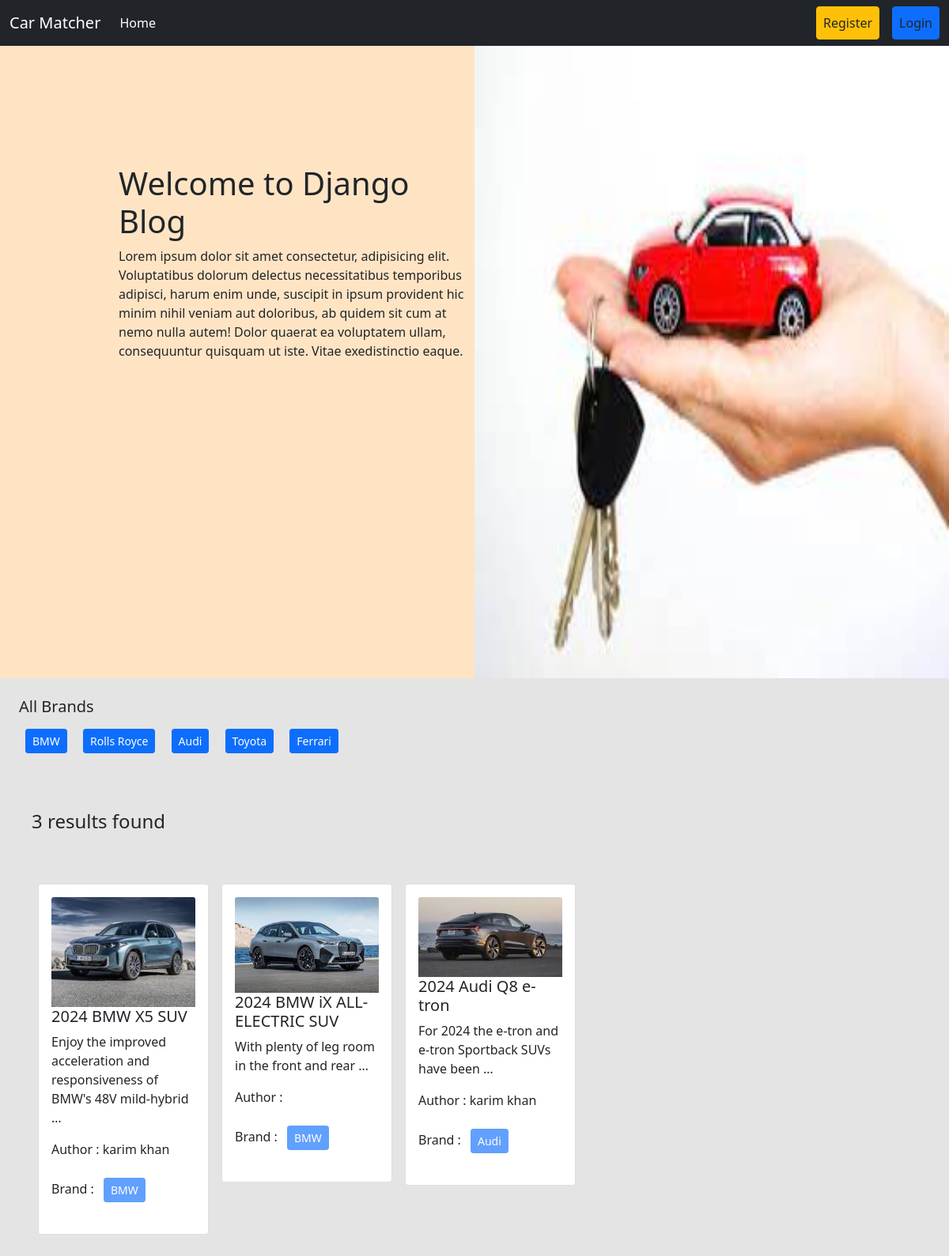
The page / on the database its author committed.
### brand/models.py (models this page shows, shortened)
class Brand(models.Model):
    name = models.CharField(max_length=100)
    slug = models.SlugField(max_length=100,unique=True, null=True, blank=True)

### car/models.py (models this page shows, shortened)
class Car(models.Model):
    name = models.CharField(max_length=50)
    description = models.TextField()
    brand = models.ForeignKey(Brand,on_delete=models.CASCADE)
    price = models.IntegerField()
    author = models.ForeignKey(User, on_delete=models.CASCADE)
    image = models.ImageField(upload_to='car/media/uploads/', blank = True, null = True)
    quantity = models.IntegerField(blank = True, null = True)

### Car_Matcher/views.py (the view)
# urls.py: 2. Add a URL to urlpatterns:  path('', views.home, name='home')
def home(request, brand_slug = None):
    data = Car.objects.all()
    if brand_slug is not None:
        brand = Brand.objects.get(slug = brand_slug)
        data = Car.objects.filter(brand  = brand)
    brand = Brand.objects.all()
    return render(request, 'home.html', {'data' : data, 'brand' : brand})

### templates/home.html
{% extends 'base.html' %}
{% load static %}
{% block content %}
<div id = "body"class="body-part">
        <div class="left-side col-6">
          <div class="inside">
    <h1>Welcome to Django Blog</h1>
    <p>Lorem ipsum dolor sit amet consectetur, adipisicing elit. Voluptatibus dolorum delectus necessitatibus temporibus adipisci, harum enim unde, suscipit in ipsum provident hic minim nihil veniam aut doloribus, ab quidem sit cum at nemo nulla autem! Dolor quaerat ea voluptatem ullam, consequuntur quisquam ut iste. Vitae exedistinctio eaque.</p>
  </div>
    </div>
    <div class="right-side col-6">
            <img class="pic" src="{% static 'images.jpg'%}" alt="side_pic">
        </div>
</div>
<div class="p-4">
  <h5>All Brands</h5>
    {% for cat in brand %}
<a href="{% url 'brand_wise_post' cat.slug %}" class="btn btn-primary btn-sm m-2" class="text-decoration-none text-dark" >{{cat.name}}</a>
 {% endfor %}
</div>
<div class="d-flex flex-wrap p-4">
  <div class="col-10 p-3">
    <h4>{{data | length}} results found</h4>
    <div class="d-flex flex-wrap pt-5">
      {% for car in data %}
      <div class="col-sm-3">
        <div class="card m-2">
          <div class="card-body">
            <img src="{{car.image.url}}" class="card-img-top" alt="...">
            <h5 class="card-title"><a href="{% url 'detail_car' car.id %}" class="text-decoration-none text-dark">{{car.name}}</a></h5>
            <p class="card-text">{{car.description |truncatewords:10}}</p>
            <p>Author : {{car.author.first_name}} {{car.author.last_name}}</p>
            <p>
              Brand :
              <button class="btn btn-primary btn-sm m-2" disabled>
                {{ car.brand.name }}
              </button>
            </p>
          </div>
        </div>
      </div>
      {% endfor %}
    </div>
  </div>
</div>
{% endblock %}

### templates/base.html (shortened to what this page needs)
{% load static %}
<!DOCTYPE html>
<html lang="en">
  <head>
    <link
      href="https://cdn.jsdelivr.net/npm/bootstrap@5.0.2/dist/css/bootstrap.min.css"
      rel="stylesheet"
    />
    <link rel="stylesheet" href="{% static 'css/style.css'%}">
  </head>
  <body style="background-color : #e4e4e4">
    <nav class="navbar navbar-expand-lg navbar-dark bg-dark">
      <div class="container-fluid">
        <a class="navbar-brand" href="{% url 'homepage' %}">Car Matcher</a>
        <div class="collapse navbar-collapse" id="navbarSupportedContent">
          <ul class="navbar-nav me-auto mb-2 mb-lg-0">
            <li class="nav-item">
              <a
                class="nav-link active"
                aria-current="page"
                href="{% url 'homepage' %}"
                >Home</a
              >
            </li>
          </ul>
          <div class="d-flex">
            <ul class="navbar-nav me-auto mb-2 mb-lg-0">
              {% if request.user.is_authenticated %}
              <li class="nav-item mx-3">
                <a
                  class="nav-link btn btn-warning text-dark"
                  href="{% url 'profile' %}"
                  >Profile</a
                >
              </li>
              <li class="nav-item mx-3">
                <a
                  class="nav-link btn btn-danger text-dark"
                  href="{% url 'user_logout' %}"
                  >Logout</a
                >
              </li>
              {% else %}
              <li class="nav-item mx-3">
                <a
                  class="nav-link btn btn-warning text-dark"
                  href="{% url 'register' %}"
                  >Register</a
                >
              </li>
              <li class="nav-item">
                <a
                  class="nav-link btn btn-primary text-dark"
                  href="{% url 'user_login' %}"
                  >Login</a
                >
              </li>
              {% endif %}
            </ul>
          </div>
        </div>
      </div>
    </nav>
    {% block content %} {% endblock %}
  </body>
</html>

### static/css/style.css (style rules this page uses)
.body-part { display: flex; }
.right-side { justify-content: end; height: 100vh; width:50%; }
.left-side { background-color: bisque; height: 100vh; width:50%; }
.inside { padding-top: 25%; padding-left: 25%; justify-content: center; align-items: center; }
.pic { height: 100%; width: 100%; justify-content: end; }

### rows shown on the page
Brand: name "BMW"
Brand: name "Rolls Royce"
Brand: name "Audi"
Brand: name "Toyota"
Brand: name "Ferrari"
Car: image (picture), name "2024 BMW X5 SUV", description "Enjoy the improved acceleration and responsiveness of BMW's 48V mild-hybrid …", author.first_name "karim", author.last_name "khan", brand.name "BMW"
Car: image (picture), name "2024 BMW iX ALL-ELECTRIC SUV", description "With plenty of leg room in the front and rear …", brand.name "BMW"
Car: image (picture), name "2024 Audi Q8 e-tron", description "For 2024 the e-tron and e-tron Sportback SUVs have been …", author.first_name "karim", author.last_name "khan", brand.name "Audi"

### other values the page prints
{{ data | length }} "3"
